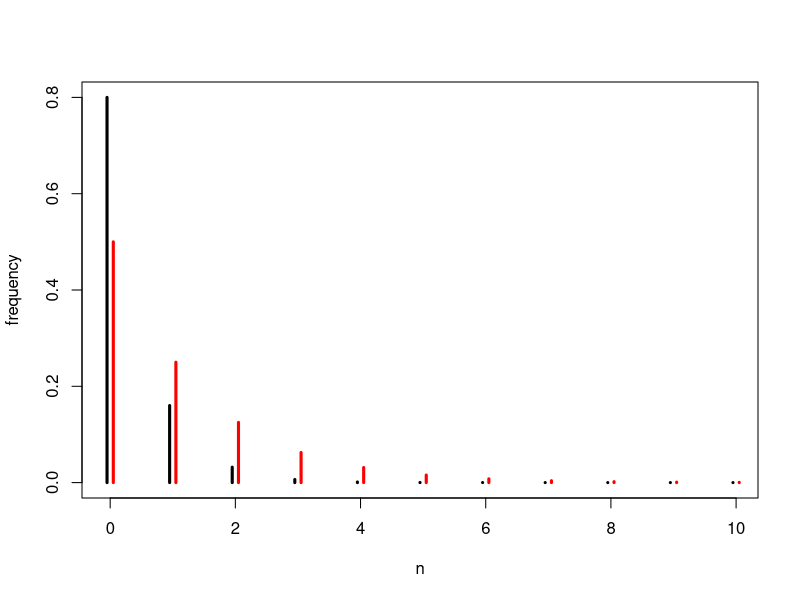
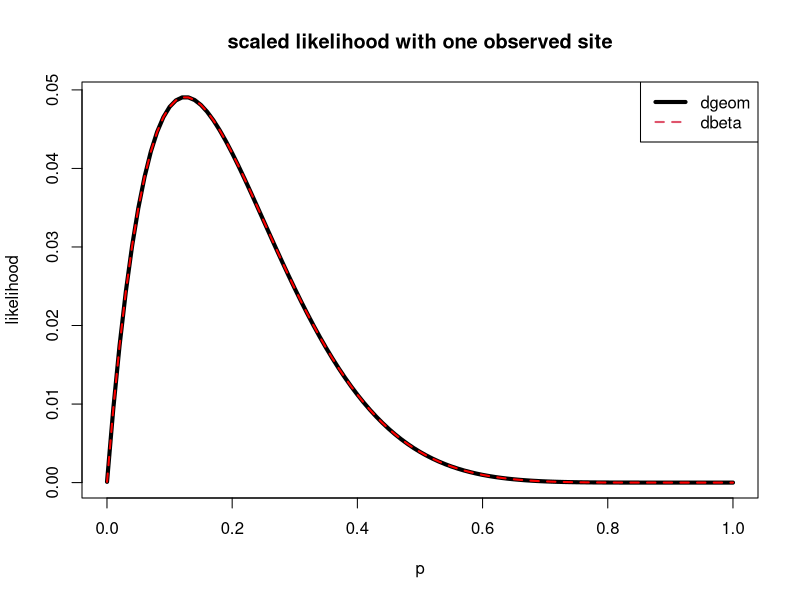
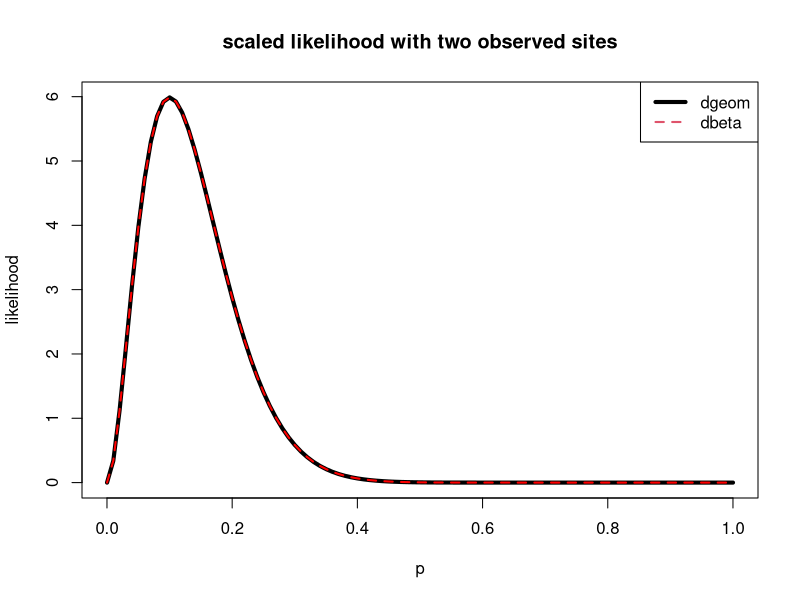
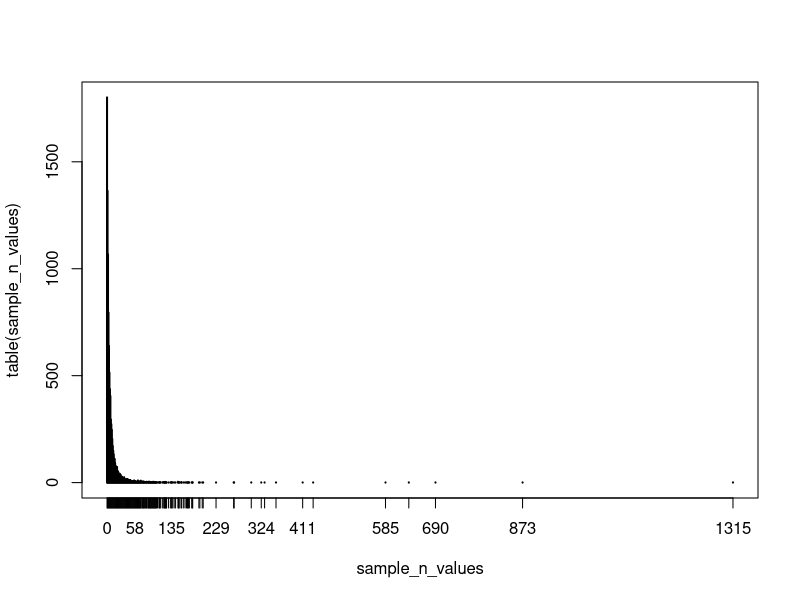
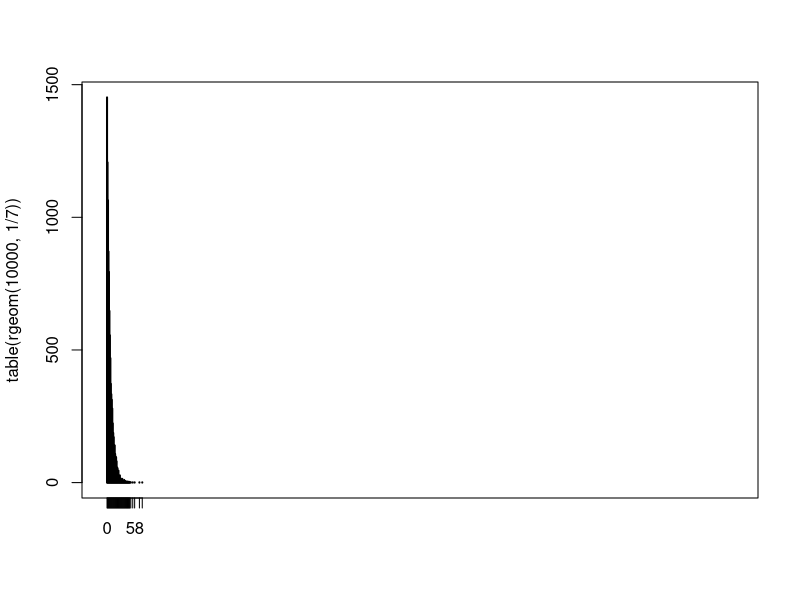
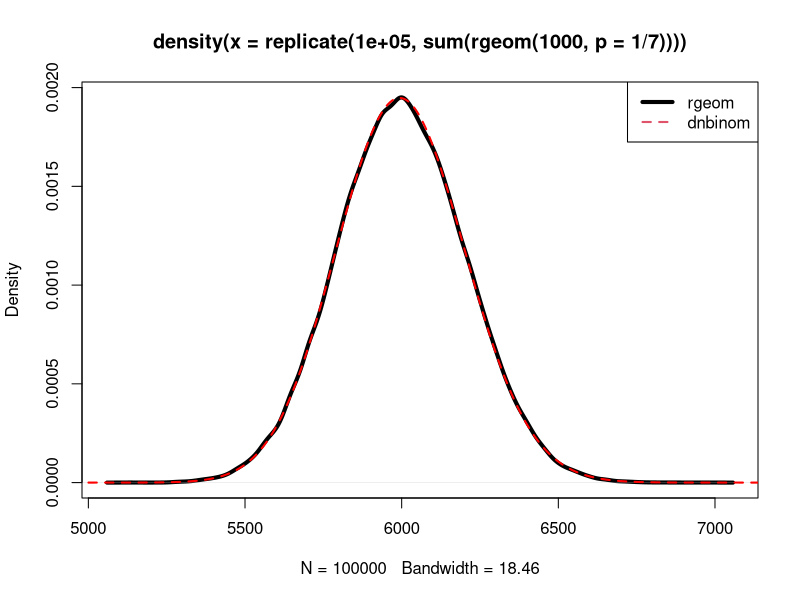
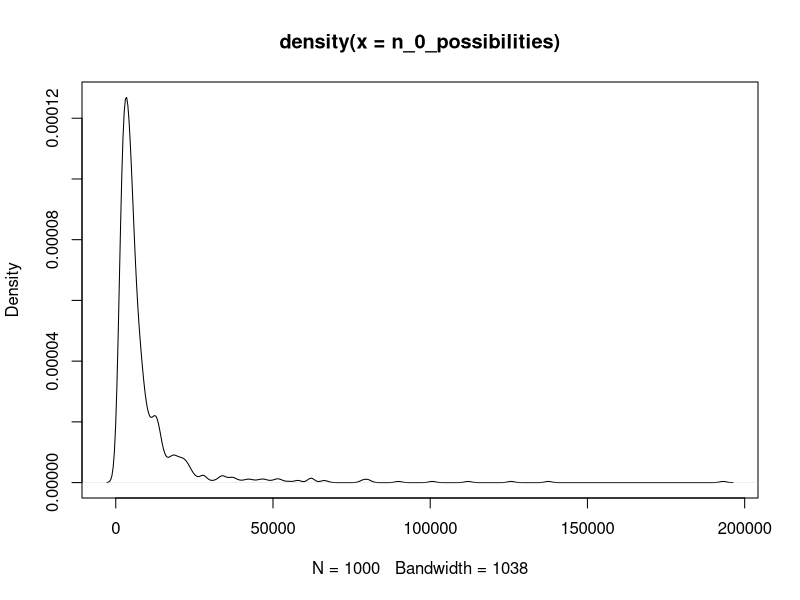

These charts were generated, in order, by the following R code:
## ---- chunk 1
set.seed(1) # set random number seed for reproducibility
## ---- chunk 2
plot(0:10 - .05, dgeom(0:10, p = .8), type = "h", lwd = 3, xlab = "n", ylab = "frequency")
points(0:10 + .05, dgeom(0:10, p = .5), type = "h", lwd = 3, col = "red")
## ---- chunk 3
Z = exp(4.276666) # Proportionality constant, found empirically

curve(dgeom(7, x), from = .0001, xlab = "p", ylab = "likelihood", lwd = 4, main = "scaled likelihood with one observed site")
curve(dbeta(x, shape1 = 2, shape2 = 7 + 1) / Z, add = TRUE, col = "red", lwd = 2, lty = 2)
legend("topright", c("dgeom", "dbeta"), lty = 1:2, lwd = c(4, 2), col = 1:2)
## ---- chunk 4
Z = exp(8.291547) # Proportionality constant, found empirically

curve(dgeom(7, x) * dgeom(11, x) * Z, from = .0001, xlab = "p", ylab = "likelihood", lwd = 4, main = "scaled likelihood with two observed sites")
curve(dbeta(x, shape1 = 1 + 2, shape2 = 7 + 11 + 1), add = TRUE, col = "red", lwd = 2, lty = 2)
legend("topright", c("dgeom", "dbeta"), lty = 1:2, lwd = c(4, 2), col = 1:2)
## ---- chunk 5
p_parameter_possibilities = rbeta(10000, 2, 7 + 2)

# 95% confidence interval for 1/p, which should be the expected abundance per plot 
#of size A
quantile(1 / p_parameter_possibilities, c(.025, .975))
## ---- chunk 6
sample_n_values = rgeom(10000, p_parameter_possibilities)
plot(table(sample_n_values))
## ---- chunk 7
plot(table(rgeom(10000, 1/7)), xlim = range(sample_n_values))
## ---- chunk 8
plot(density(replicate(100000, sum(rgeom(1000, p = 1/7)))), lwd = 4)
lines(0:10000, dnbinom(0:10000, size = 1000, prob = 1/7), col = "red", lwd = 2, lty = 2)
legend("topright", c("rgeom", "dnbinom"), lty = 1:2, lwd = c(4, 2), col = 1:2)
## ---- chunk 9
n_0_possibilities = sapply(
  rbeta(1000, 2, 7 + 2),
  function(p){
    sum(rgeom(1000, p))
  }
)

plot(density(n_0_possibilities))
